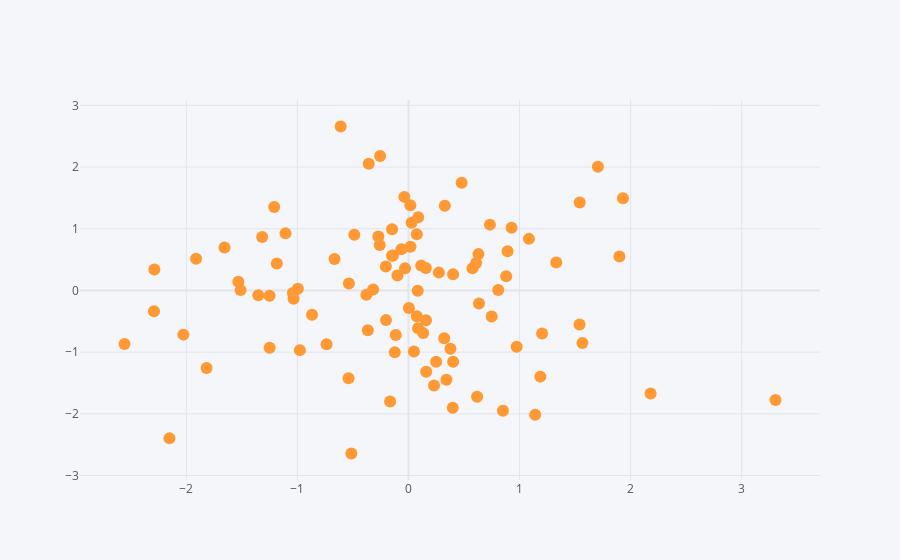

The code cell stored with this chart in its notebook:
### Code cell
df.iplot(x = 'A', y = 'B', mode = 'markers')
